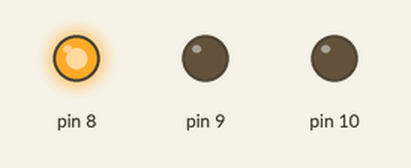
Recording of a sketch running on a simulated Arduino Uno, built with avr-gcc and run on an emulated ATmega328P. On the bench: output pins drawn as LEDs (lit = HIGH).

Above: at 0.15 s.
At 1.35 s:
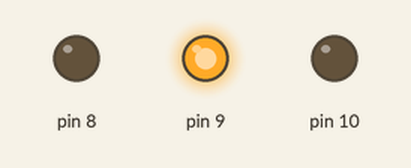
At 2.55 s:
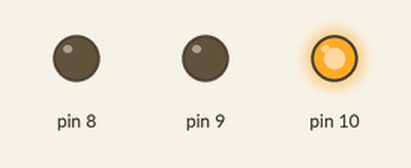
Timing chart, 0 to 3.0 s (numbered marks = the images above):
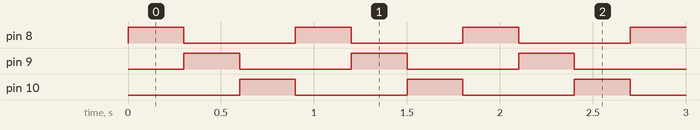

Measured:
- by itself, pin 8–10: alternates HIGH for 0.30 s and LOW for 0.60 s
- by itself, everything shown: repeats every 0.90 s, in 4 steps

The sketch:

led_blink3_practice1.ino
```cpp
void setup (){
    pinMode (8, OUTPUT);
    pinMode (9, OUTPUT);
    pinMode (10, OUTPUT);
}

void loop (){
    digitalWrite(8, HIGH);
    delay (300);
    digitalWrite(8, LOW);

    digitalWrite(9, HIGH);
    delay (300);
    digitalWrite(9, LOW);

    digitalWrite(10, HIGH);
    delay (300);
    digitalWrite(10, LOW);
}
```
